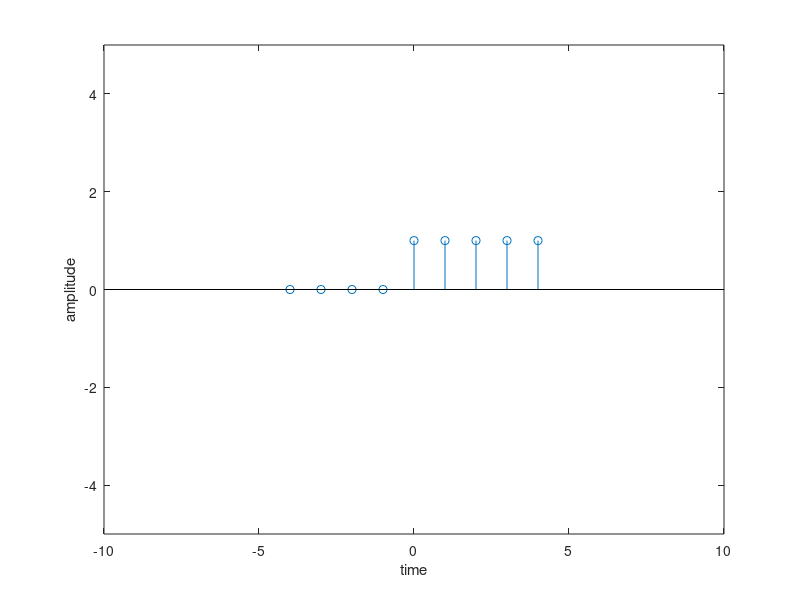

Reproduce this figure in MATLAB.
% to plot unit step function
n = -4:4;
unit_n = n>=0;
stem(n,unit_n);
xlabel('time');
ylabel('amplitude');
axis([-10 10 -5 5 ]);
